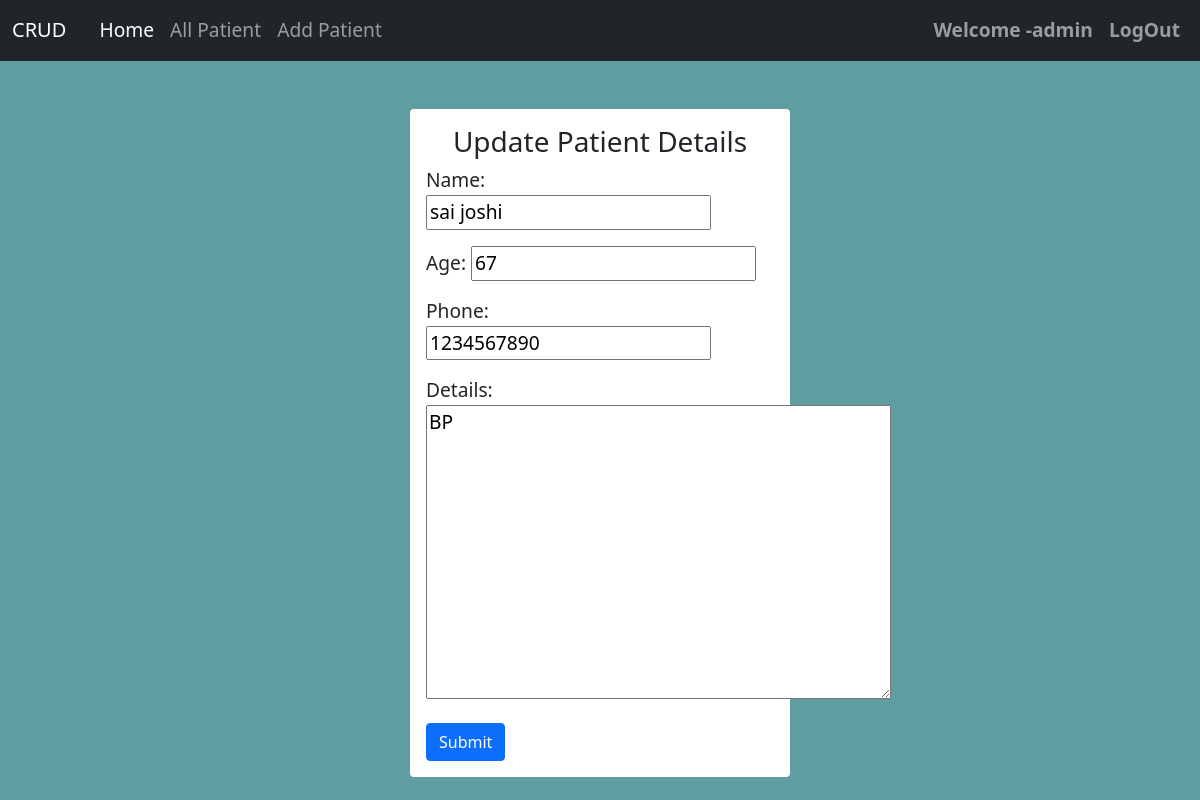
Screenshot of /UpdatePatient/17 (signed in) with the database file from the repository.
### P_app/models.py (models this page shows, shortened)
class Patient(models.Model):
    patient_id=models.AutoField(primary_key=True)
    name=models.CharField(max_length=50)
    age=models.CharField(max_length=2)
    phone=models.CharField(max_length=10)
    Details = models.TextField()
    visitdate=models.DateTimeField(auto_now=True)

### P_app/views.py (the view)
# urls.py: path('UpdatePatient/<int:pk>',UpdatePatientView.as_view(),name='UpdatePatient'),
class UpdatePatientView(UpdateView):
    model = Patient
    fields = '__all__'
    template_name = 'Update.html'
    success_url = '/AllPatient/'

### P_app/templates/update.html (shortened to what this page needs)
{% extends 'index.html' %}
{% block 'content' %}
<div class="container">
    <div >
      <div class="row justify-content-around">
        <form action="" method ='post' class="col-sm-4 mt-5 p-3 bg-white rounded">
          <h3 class='text-center'>Update Patient Details</h3>
          {{form.as_p}}
          <button type="submit" class="btn btn-primary">Submit</button>
        </form>
            </div>
    </div>
</div>
{% endblock %}

### P_app/templates/index.html (shortened to what this page needs)
<!doctype html>
<html lang="en">
  <head>
    <link href="https://cdn.jsdelivr.net/npm/bootstrap@5.1.3/dist/css/bootstrap.min.css" rel="stylesheet">
  </head>
  <body>
    <div>
        <nav class="navbar navbar-expand-lg navbar-dark bg-dark">
            <div class="container-fluid">
              <a class="navbar-brand" href="#">CRUD</a>
              <div class="collapse navbar-collapse" id="navbarSupportedContent">
                {% if request.user.is_authenticated %}s
                <ul class="navbar-nav me-auto mb-2 mb-lg-0">
                  <li class="nav-item">
                    <a class="nav-link active" aria-current="page" href="/">Home</a>
                  </li>
                  <li class="nav-item">
                    <a class="nav-link" href="/AllPatient/">All Patient</a>
                  </li>
                  <li class="nav-item">
                    <a class="nav-link" href="/AddPatient/">Add Patient</a>
                  </li>
                </ul>
                <ul class="navbar-nav">
                <li class="nav-item">
                  <a class="nav-link" href=""><b>Welcome -{{request.user}}</b></a>
                </li>
                <li class="nav-item">
                  <a class="nav-link" href="/Adminlogout/"><b>LogOut</b></a>
                </li>
              </ul>
              {% endif %}
              </div>
            </div>
          </nav>
        </div>
    {% block 'content' %}{% endblock %}
  </body>
</html>

### P_app/templates/index.html (style rules this page uses)
body { background-color:cadetblue; font-size: larger }

### rows the page displays
Patient: name "sai joshi", age "67", phone "1234567890", Details "BP"

### other values shown
{{ request.user }} "admin"
